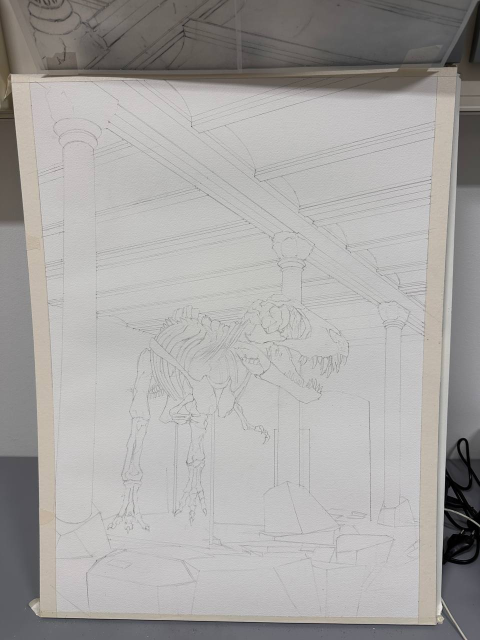
#> input picture testdata/1.jpg, 960 x 1280 px (shown at 1/2 size)
$ python -i arches.py   (imports and definitions only)   (older library calls are emulated)
#> lines starting #> are read from the running program, lines starting #| are printed output that depends on the picture
### core/rhythm.py
"""Checks that need more than one line: spacing, roofs, figures, ellipses."""
import numpy as np
import cv2

from . import figure as F


def is_vertical(s, m, deg=60):
    d = np.abs(np.degrees(np.arctan2(s[m][:, 3] - s[m][:, 1], s[m][:, 2] - s[m][:, 0])))
    return np.median(np.minimum(d, 180 - d)) > deg


# [219 lines left out: functions horizon, tilted, _coord, row_frame, _theil_sen, _row_target and 7 more, not called in this run]


def _unit(l):
    n = float(np.hypot(l[0], l[1]))
    return l / n if n > 1e-12 else None


# [238 lines left out: functions square_completions, _flank, square_cell, _square_to_quad, cell_ring, cell_reading and 6 more, not called in this run]


def conic(pts):
    """The conic through the marked arc, as a 3x3 matrix.

    Normalized first: on raw pixels the x^2 column runs to 1e5 while the
    constant column is 1, and the fit comes back worse than a straight line.
    """
    p = np.asarray(pts, float).reshape(-1, 2)
    c0 = p.mean(0)
    s = np.sqrt(2) / max(np.linalg.norm(p - c0, axis=1).mean(), 1e-12)
    T = np.array([[s, 0, -s * c0[0]], [0, s, -s * c0[1]], [0, 0, 1.0]])
    x, y = ((p - c0) * s).T
    A = np.column_stack([x * x, x * y, y * y, x, y, np.ones_like(x)])
    a, b, c, d, e, f = np.linalg.svd(A)[2][-1]
    Cn = np.array([[a, b / 2, d / 2], [b / 2, c, e / 2], [d / 2, e / 2, f]])
    C = T.T @ Cn @ T
    return C / np.abs(C).max()


def conic_dist(pts, C):
    """How far each point is from the conic, in pixels, to first order."""
    p = np.asarray(pts, float).reshape(-1, 2); x, y = p.T
    v = C[0,0]*x*x + 2*C[0,1]*x*y + C[1,1]*y*y + 2*C[0,2]*x + 2*C[1,2]*y + C[2,2]
    gx = 2*(C[0,0]*x + C[0,1]*y + C[0,2]); gy = 2*(C[0,1]*x + C[1,1]*y + C[1,2])
    return np.abs(v) / np.maximum(np.hypot(gx, gy), 1e-12)


def conic_resid(pts, C=None):
    """RMS distance from the marked points to the fitted conic, in pixels."""
    if C is None: C = conic(pts)
    return float(np.sqrt(np.mean(conic_dist(pts, C)**2)))


def _cross(u, v):
    return np.array([u[1] * v[2] - u[2] * v[1], u[2] * v[0] - u[0] * v[2], u[0] * v[1] - u[1] * v[0]])


# [258 lines left out: functions calibrate, plane_frame, horizon_diameter, square_on_circle, plane_circle, _circumcentre and 2 more, not called in this run]


def _bez_arc(c, p0, p1, n):
    P = _bez_ctrl(c, p0, p1)
    return None if P is None else bez_at(P, np.linspace(0.0, 1.0, int(n)))


# [84 lines left out: functions _dir_fwd, fit_cubic, curve_off, not called in this run]


def _h(p):
    """A page point as a homogeneous 3-vector."""
    return np.append(np.asarray(p, float).ravel()[:2], 1.0)


# [697 lines left out: functions shadow_tip, shadow_stray, shadow_light, span_vp_of, lean_line, plane_arch and 7 more, not called in this run]

### core/arches.py
"""Arches in a picture, for the page to offer.

An edge finder cuts a curve into short straight pieces, each a little turned
from the last. Pieces that meet end to end and keep turning one way are a
curve, and it is an arch when it is big, smooth and bows upward.

Those same pieces, joined, are what the line families are made of, so a curve
is taken out of them here. Many curves over one point are the ribs of a vault
seen along its length, and they are sorted by whether each stands in one plane.
A regular vault repeats, so the rule it was built by can be deduced from the ribs
found, and the rest of it drawn. Any other vault repeats too: whatever its pattern,
curves that are copies of each other moved along it are found together, and the
picture itself says at what bay they stand.
"""
from __future__ import annotations

import cv2
import numpy as np
from scipy.spatial import cKDTree

from .checks import TURN_MIN_DEG
from .rhythm import conic, conic_dist, conic_resid
from .vp import drawn, fit, resid_deg

GAP_PX = 5.0             # pieces further apart than this are not one curve
TURN_MAX_DEG = 40.0      # one join turns less than this, or it is a corner
TURN_BACK_DEG = 1.5      # a join may wobble this far against the turn
BOW_PX = 3.0             # a piece of a curve stands this far off it at most
LEAST_TURN_DEG = 60.0    # less than this is not a curve anybody would call one
LEAST_SPAN = 0.05        # picture diagonals across
MOST_RMS_PX = 1.5        # further from a smooth conic than this is ornament
SAME_PX = 8.0            # the two sides of one molding
WALL_MISS_DEG = 4.0      # an arch misses its own wall by less than this
WALL_APART_DEG = 2.0     # and the next wall by this much more, or it is not said

CHORD_TURN_DEG = 25.0    # a curve turning this far takes its lines out of the families
RIB_TURN_DEG = 20.0      # one turning less is taken only if a vault vouches for it
LINE_GAP_PX = 30.0       # the lines of one curve lie further apart than its pieces
LINE_CORNER_DEG = 30.0   # one join of lines turns less than this
LINE_MISS_PX = 4.0       # and they are coarser, so a curve through them misses by this
TRACE_BLUR = 2.0         # px: edges are followed at this scale, over the grain of the stone
TRACE_TOP = 85           # percent of the picture lies under a strong edge
TRACE_LEAST = 40.0       # and less than this is noise, however much of the picture is blank
TRACE_FEWEST = 8         # px: less of an edge than this is grain
TRACE_GAP_PX = 8.0       # the pieces of one followed edge lie further apart than the edge finder's
ON_CURVE_PX = 4.0        # a line of a curve stays this near it
ON_CURVE_PART = 0.6      # for this much of its length
NEXT_LINE = 0.035        # picture diagonals: the next line of a curve is this near
MOLDING = 0.006          # picture diagonals: the other edges of a molding are this near

FEWEST_RIBS = 12         # fewer curves than this are no vault
FEWEST_SIDE = 4          # ribs a side needs before it has a shape of its own
LEAST_SWEEP_DEG = 3.0    # a rib sweeps this far round the point, or says nothing
SHAPE_POWERS = (2, 3, 4) # the shape all the ribs of a side share
RIB_MISS = 0.006         # picture diagonals: a vault's ribs stay this near that shape
MEET_STEP = 0.03         # of the picture's sides: the grid of points where lines might meet
MEET_WIDE_DEG = 1.5      # a line through a cell of it passes this near
MEET_TRIES = 150         # meeting points the ribs are tried about
SAME_POINT = 0.01        # picture diagonals: meeting points this near are one
CLOSE_FIT = 1.3          # the ribs fit a point this many times the best, and cannot tell them apart
MEET_DEG = 0.5           # a line through the point passes this near
BUNDLE_DEG = 12.0        # lines this close in direction are one bundle
FEWEST_ACROSS = 5        # lines beyond it, or nothing says where the point is
LEAST_COVER = 0.4        # of that sweep: a curve crossing less is arcade or window, no rib
CROWN_GAP = 1 / 3        # of that sweep: a rib stopping further short has no crown to read
HALF_BAYS = np.arange(.04, .3, .005)  # half a bay over the depth of the nearest rib
BAND_STEP = 0.002        # as a log: how finely a side's flat ratio is sought
BAND_WIDTH = 0.012       # as a log: how far a rib lies off its line
SAMPLES_PER_FACT = 4     # readings half a degree apart are not independent
RUN_SD = 0.015           # a rib read no better than this says nothing: half a bay is 5-10 %
DRAWS = 400              # ratios with no lines in them, the ribs set against
MOST_CHANCE = 0.02       # this share of those may do as well, or the ribs show no lines

COMB_SPAN = .75, 1.4     # half a bay as the feet read it, against its real step
COMB_TOOTH = 0.2         # of a step: how far a crown lies off its tooth
FOOT_REACH = 90          # percent of the ribs a side stop short of the foot
SECTION_EYE = 0.6        # of the crown's height: the section is read round a point this high
FLAT_POWERS = 3          # the section's curve, each side
OFF_POWERS = 2           # a 3D rib's section against it, tied at crown and foot
TRIM = 2.5               # spreads: further off is a jog, where a curve changes edge of its molding
RULE_MISS = 0.009        # picture diagonals: a rib on the rule stays this near it
RULE_NEXT = 1.5          # and this many times nearer than to any other, or its family is not said
RULE_RUNS = np.linspace(-1.5, 1.5, 13)  # half bays: where a foot might stand with no rule to set it
RULE_BEAT = 3.3          # spreads: this far above the ribs that would follow it by chance, or it is not theirs
RULE_SEEN = 0.3          # of its own ribs in sight this many are found, or it is a fine comb and no vault
CROWN_STEPS = np.arange(.04, .3, .002)  # how far apart the crowns may repeat, of the nearest's depth
PEAK_APART = 0.06        # they repeat within this of the rule's step, or it is not their rule
RULE_POINTS = 40         # points along each rib built
FEWEST_ASKED = 20        # curves with no point: only this many are worth asking for one
RAYS = 90                # angles a vault's curves are read on, about its point
LEAST_RAYS = 6           # a curve crossing fewer says nothing
HOLE_RAYS = 4            # a curve's points are this far apart, and further it has broken
FOLLOW = .7              # of the rays it crosses, a curve follows its fellows over this much
PENCIL_MISS = .005       # picture diagonals: and stays this near them
PENCIL_TILT = .5         # of that: with no more of it in a tilt across its rays
SEEDS = 80               # the longest curves, tried in pairs
FEWEST_APART = 3         # copies of one curve that stand clear of each other, at the least
MOST_PENCILS = 8         # sets of copies read
BEHIND_DEG = 115.0       # from straight up: past this the curves are on the floor
LINE_PX = 1.0            # lines to a point are good to this: three can agree by luck alone
EDGE_BLUR = 1.2          # px
SWEEP_RAYS = 48          # of a set's rays, the most swept
COMB_STEP = .5           # px along the comb
FAR_PX = 40.0            # a copy this small about the point is past reading
BUMP_PX = 60.0           # broader than this is shading, not an edge
PITCH = 8.0              # px: copies nearer each other than this cannot be told apart
BAY_RANGE = .04, .7      # of the nearest rib's depth, as in CROWN_STEPS
SPIKE = 2.5              # spreads above a comb's level: a tooth
SPIKE_APART = 3.0        # px: the tallest within this is one tooth
FEWEST_PHASES = 4        # teeth a period is read from
LONGER_NEARLY = .6       # of the best: a longer period doing this well is the period
HARMONICS = 3            # of a period: what a comb of narrow teeth is tested on
HARMONIC_TRIES = 6       # and that many times as many periods it has tried, on teeth at random
SAME_BAY = .15           # as a log: families sharing rays keep one bay, this closely
MOST_ANY_BAY = .05       # in the whole picture: teeth lying this well on some bay by chance
MOST_THE_BAY = .02       # and on the one bay already found
ONE_BAY = 2 * SAME_BAY / np.log(BAY_RANGE[1] / BAY_RANGE[0])     # two sets read alone agree on their bay this often by luck
TOOTH_REACH = .12        # of a bay: a copy stands this near its place, a little uneven
IN_FRAME = .6            # of a copy, or it is not offered
FEWEST_FOUND = 3         # copies with a tooth, for a family to stand
FLAT_RUN = .2            # bays: a rib running less than this from foot to crown is flat
FLAT_LEAN = .15          # and one coming in from the wall less than this for each unit it rises
CALL_CLEAR = 2.0         # spreads of its run: a family stands this clear of that, or it is not called
MOST_RUN = 1.2           # bays: one running further is no rib of the vault


# [10 lines left out: function _pieces, not called in this run]


def _traced(gray):
    """Curves of edges followed pixel by pixel.

    The edge finder keeps what is straight, and so it loses a long shallow curve
    of soft or rough stone in short pieces too few or too far apart to chain. They
    are coarser than its curves, which only what repeats can afford: a curve off by
    a pixel is another copy, and the rule of §53 is read to the pixel.
    """
    g = cv2.GaussianBlur(gray, (0, 0), TRACE_BLUR)
    top = max(float(np.percentile(np.hypot(cv2.Sobel(g, cv2.CV_32F, 1, 0), cv2.Sobel(g, cv2.CV_32F, 0, 1)), TRACE_TOP)), TRACE_LEAST)
#> top = 40
    e = cv2.Canny(g, top / 2, top, L2gradient=True)
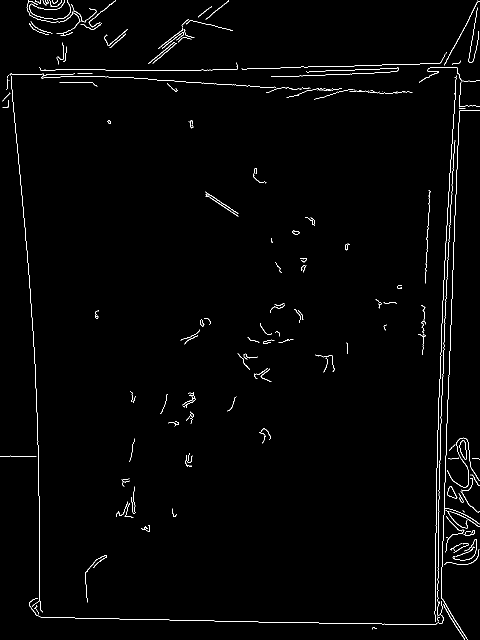
#> e: shape (1280, 960) (shown at 1/2 size); 1.3% white in thin lines or dots
    seen, s = np.zeros(e.shape, bool), []

    def cut(run):
        if len(run) >= TRACE_FEWEST:
            p = cv2.approxPolyDP(np.array(run, np.float32).reshape(-1, 1, 2), 1.0, False)[:, 0]
            s.append(np.c_[p[:-1], p[1:]])

    # a contour of a thin edge goes along it and back, so what has been walked is left out
    for c in cv2.findContours(e, cv2.RETR_LIST, cv2.CHAIN_APPROX_NONE)[0]:
        run = []
        for x, y in c[:, 0].tolist():
            if seen[y, x]:
                cut(run)
                run = []
            else:
                seen[y, x] = True
                run.append((x, y))
        cut(run)
#> this loop made 185 passes
#> seen: shape (1280, 960) bool; 1.3% white in thin lines or dots
    s = np.vstack(s).astype(float) if s else np.zeros((0, 4))
#> s = 940 rows, first 6: [875, 1233, 876, 1242], [72, 1210, 72, 1213], [72, 1213, 69, 1217], [71, 1217, 75, 1222], [75, 1222, 77, 1228], [887, 1208, 888, 1213]
    s = s[np.hypot(s[:, 2] - s[:, 0], s[:, 3] - s[:, 1]) >= 3.0]
#> s = 799 rows, first 6: [875, 1233, 876, 1242], [72, 1210, 72, 1213], [72, 1213, 69, 1217], [71, 1217, 75, 1222], [75, 1222, 77, 1228], [887, 1208, 888, 1213]
    o = np.empty((2 * len(s), 4))
#> o = 1598 rows, first 6: [6.92e-310, 4.65e-310, 4.65e-310, 4.65e-310], [-1.89e-92, -7.27e-156, 2.54e+63, 3.94e+207], [0.00351, 2.28e-156, -3.52e+255, 2.61e+256], [3.29e-21, -1.52e+17, 3.59e-158, -4.03e+241], [7.28e-70, 6.41e+14, 3.22e-64, 6.97e+194], [9e-243, -1.25e+299, -5.99e-224, 4.15e+91]
    o[::2], o[1::2] = s, s[:, [2, 3, 0, 1]]
    return [c[0] for _, run in _runs(o, RIB_TURN_DEG, TRACE_GAP_PX, TURN_MAX_DEG, 3) for c in _portions(o[run], RIB_TURN_DEG)
            if conic_resid(c[0]) <= MOST_RMS_PX]


def _links(o, gap=GAP_PX, corner=TURN_MAX_DEG):
    """{piece: [(cost, next piece, turn in degrees)]} for pieces end to start."""
#> called with o = array of shape (1598, 4), gap = 8, corner = 40
    th = np.arctan2(o[:, 3] - o[:, 1], o[:, 2] - o[:, 0])
#> th = 1598 values, max 3.14 at index 33, min -3.12 at index 35, mean 0.123
    m = cKDTree(o[:, 2:]).sparse_distance_matrix(cKDTree(o[:, :2]), gap, output_type="coo_matrix")
    t = np.degrees((th[m.col] - th[m.row] + np.pi) % (2 * np.pi) - np.pi)
#> t = 7486 values, max 179.9 at index 2048, min -180 at index 1, mean -41.16
    # a piece touching its own reverse is no join, nor is a corner, and the
    # longer a straight piece the less a curve can turn at its end: a chord L
    # long bowing `b` lies on a radius of L^2/8b, and turns 8b/L in its length
    L = np.hypot(*(o[:, 2:] - o[:, :2]).T)
#> L = 1598 values, max 485.1 at index 30, min 3 at index 2, mean 17.37
    sharp = np.degrees(8 * BOW_PX / np.maximum(L[m.row], L[m.col]))
#> sharp = 7486 values, max 458.4 at index 284, min 2.83 at index 4322, mean 173.4
    keep = (np.abs(t) <= np.minimum(corner, sharp)) & (m.row // 2 != m.col // 2)
    links = {}
    for i, j, d, a in zip(m.row[keep], m.col[keep], m.data[keep], t[keep]):
        links.setdefault(int(i), []).append((float(d + 0.2 * abs(a)), int(j), float(a)))
#> this loop made 1726 passes
#> (i, j, d, a) on passes 1 to 3: (1575, 1573, 0, 31.26), (1572, 1574, 0, -31.26), (1572, 1519, 6.71, -10.49)
#> after the loop, links = 1115 items
    return links


def _walk(i, sign, links, used):
    """The run from piece `i` turning one way, and how far it turned."""
    run, seen, total = [i], {i // 2}, 0.0
    while True:
        go = [c for c in links.get(run[-1], ()) if sign * c[2] >= -TURN_BACK_DEG
              and c[1] // 2 not in seen and not used[c[1] // 2]]
        if not go:
            return run, total
        _, j, a = min(go)
        run.append(j)
        seen.add(j // 2)
        total += a


def _runs(o, least=LEAST_TURN_DEG, gap=GAP_PX, corner=TURN_MAX_DEG, fewest=4):
    """Runs of pieces that keep turning one way, the most turned first."""
    links = _links(o, gap, corner)
#> links = 1115 items
    used = np.zeros(len(o) // 2, bool)
    long_first = np.argsort(-np.hypot(*(o[::2, 2:] - o[::2, :2]).T))
#> long_first = 799 values, max 798 at index 213, min 0 at index 378, mean 399
    out = []
    for sign in (1, -1):
        for k in long_first:
            if used[k]:
                continue
            head, a = _walk(2 * int(k), sign, links, used)
            tail, b = _walk(2 * int(k) + 1, -sign, links, used)
            run = [i ^ 1 for i in tail[:0:-1]] + head
            if abs(a) + abs(b) >= least and len(run) >= fewest:
                used[[i // 2 for i in run]] = True
                out.append((abs(a) + abs(b), run))
#> after the loop, out = 85 items
    return sorted(out, key=lambda r: -r[0])


def _along(q, step=6.0):
    """Points along pieces in order, every `step` pixels or so, and whose each is."""
    n = np.maximum((np.hypot(*(q[:, 2:] - q[:, :2]).T) / step).astype(int), 2)
    return np.vstack([np.linspace(a[:2], a[2:], k) for a, k in zip(q, n)]), np.repeat(np.arange(len(q)), n)


def _curve(q, miss=1.5 * MOST_RMS_PX):
    """What of a run is one smooth curve, how far it turns, and its first and last piece.

    A rim runs on into its straight jambs. The middle of the turn is curve if
    anything is, so the fit starts there and takes in what stays on it.
    """
#> called with q = array of shape (11, 4), miss = 2.25
    t = np.unwrap(np.arctan2(q[:, 3] - q[:, 1], q[:, 2] - q[:, 0]))
#> t = [1.03, 1.46, 2.11, 2.45, 3.09, 3.31, 3.61, 3.93, 4.31, 4.91, 5.36]
    p, of = _along(q)
#> in _along, `n = np.maximum((np.hypot(*(q[:, 2:] - q[:, :2]).T) / step).astype(int)..`: n = [2, 2, 2, 2, 3, 5, 2, 2, 2, 2, 2]
#> p = 26 pairs, first value 58 to 141, second value 3 to 38; of = 26 values from 0 to 10
    f = np.abs(t[of] - t[0]) / max(abs(t[-1] - t[0]), 1e-9)
#> f = 26 values from 0 to 1
    on = np.flatnonzero((f >= 0.2) & (f <= 0.8))
#> on = 18 values from 4 to 21
    if len(on) < 6:
        return None
    lo, hi = on[0], on[-1]
#> lo = 4; hi = 21
    for _ in range(12):
        far = np.flatnonzero(conic_dist(p, conic(p[lo:hi + 1])) > miss)
        was = lo, hi
        lo, hi = far[far < lo].max(initial=-1) + 1, far[far > hi].min(initial=len(p)) - 1
        if (lo, hi) == was:
            break
#> this loop made 4 passes
#> (c0 in conic, s in conic, T in conic, a in conic, b in conic, c in conic, d in conic, e in conic) on passes 1 to 3: ([96.33, 30.78], 0.0534, [[0.0534, 0, -5.14], [0, 0.0534, -1.64], [0, 0, 1]], 0.0999, -0.137, 0.677, -0.0932, 0.648), ([96.65, 29.6], 0.0499, [[0.0499, 0, -4.82], [0, 0.0499, -1.48], [0, 0, 1]], -0.11, 0.139, -0.716, 0.0848, -0.588), ([93.23, 27.91], 0.0481, [[0.0481, 0, -4.48], [0, 0.0481, -1.34], [0, 0, 1]], -0.125, 0.15, -0.723, 0.12, -0.545)
    return p[lo:hi + 1], float(np.degrees(abs(t[of[hi]] - t[of[lo]]))), int(of[lo]), int(of[hi])


# [59 lines left out: functions find, wall, not called in this run]


def _portions(q, least):
    """Each smooth curve of a run: a run can hold several, end to end."""
    got = _curve(q) if len(q) >= 3 else None
#> got = 4 point arrays, longest 23 points
    if got is None:
        return []
    p, turn, a, b = got
#> p = 23 rows, first 8: [141, 22], [141, 22], [138, 27], [138, 27], [126, 37], [126, 37], [116, 37.5], [106, 38]; turn = 223.2; a = 1; b = 10
    return _portions(q[:a], least) + ([(p, turn)] if turn >= least else []) + _portions(q[b + 1:], least)


# [609 lines left out: functions _seeds, _grown, _chords, _about, _rows, _joint and 26 more, not called in this run]


def _ordered(p):
    d = p - p.mean(0)
    return p[np.argsort(d @ np.linalg.svd(d, full_matrices=False)[2][0])]


# [147 lines left out: functions _branches, _table, _on_rays, _members, _grow, _apart and 1 more, not called in this run]


def _edges(gray):
    g = cv2.GaussianBlur(gray.astype(np.float32), (0, 0), EDGE_BLUR)
    return cv2.Sobel(g, cv2.CV_32F, 1, 0), cv2.Sobel(g, cv2.CV_32F, 0, 1)


# [346 lines left out: functions _around, _moved, _spikes, _power, _period, _sloped and 7 more, not called in this run]

>>> import cv2
>>> picture = cv2.imread('../testdata/1.jpg', cv2.IMREAD_GRAYSCALE)
>>> result = _traced(picture)
#> in conic (call 5), `A = np.column_stack([x * x, x * y, y * y, x, y, np.ones_like(x)])`: A = 23 rows, first 6: [5.46, -0.556, 0.0565, 2.34, -0.238, 1], [5.46, -0.556, 0.0565, 2.34, -0.238, 1], [4.81, 0, 0, 2.19, 0, 1], [4.81, 0, 0, 2.19, 0, 1], [2.63, 0.772, 0.226, 1.62, 0.476, 1], [2.63, 0.772, 0.226, 1.62, 0.476, 1]
#> in conic_resid, `if C is None: C = conic(pts)`: C = [[-0.000124, 6.92e-05, 0.0109], [6.92e-05, -0.000664, 0.00646], [0.0109, 0.00646, -1]]
#> the loop in _curve (call 2), `for _ in range(12):` made 4 passes
#> (c0 in conic, s in conic, T in conic, a in conic, b in conic, c in conic, d in conic, e in conic) on passes 1 to 3: ([923, 968.5], 0.114, [[0.114, 0, -105.6], [0, 0.114, -110.7], [0, 0, 1]], -0.296, 0.374, -0.233, 0.199, -0.722), ([923.5, 966.7], 0.102, [[0.102, 0, -94.57], [0, 0.102, -98.99], [0, 0, 1]], -0.338, 0.375, -0.206, 0.102, -0.661), ([924.4, 965.5], 0.0981, [[0.0981, 0, -90.72], [0, 0.0981, -94.76], [0, 0, 1]], -0.365, 0.374, -0.14, -0.00326, -0.62)
#> in _portions (call 4), `p, turn, a, b = got`: p = 16 rows, first 8: [936, 939], [936.3, 948.3], [936.7, 957.7], [937, 967], [937, 967], [935, 971], [935, 971], [931, 974]; turn = 158.4; a = 2; b = 8
#> in conic (call 10), `A = np.column_stack([x * x, x * y, y * y, x, y, np.ones_like(x)])`: A = 16 rows, first 6: [0.997, -2.27, 5.16, 0.998, -2.27, 1], [1.06, -1.46, 2.01, 1.03, -1.42, 1], [1.12, -0.596, 0.317, 1.06, -0.563, 1], [1.19, 0.318, 0.0852, 1.09, 0.292, 1], [1.19, 0.318, 0.0852, 1.09, 0.292, 1], [0.822, 0.597, 0.433, 0.907, 0.658, 1]
#> in _curve (call 3), `p, of = _along(q)`: p = 18 rows, first 8: [147, 27], [151, 28], [150, 22], [160, 30], [160, 30], [163, 36], [163, 36], [163, 41]; of = 18 values from 0 to 8
#> in _curve (call 5), `p, of = _along(q)`: p = 15 rows, first 8: [951, 1078], [953, 1082], [953, 1082], [952.5, 1091], [952, 1100], [952, 1100], [949, 1109], [949, 1109]; of = [0, 0, 1, 1, 1, 2, 2, 3, 3, 4, 4, 5, 5, 6, 6]
#> in _curve (call 6), `p, of = _along(q)`: p = 14 rows, first 8: [143, 8], [148, 22], [146, 22], [144, 29], [144, 29], [139, 35], [139, 35], [125, 43]; of = [0, 0, 1, 1, 2, 2, 3, 3, 4, 4, 4, 4, 5, 5]
#> in _curve (call 7), `p, of = _along(q)`: p = 15 rows, first 8: [123, 0], [123, 3], [128, 0], [128, 4], [128, 4], [122, 13], [122, 13], [114, 18]; of = [0, 0, 1, 1, 2, 2, 3, 3, 4, 4, 4, 5, 5, 6, 6]
#> in _curve (call 8), `p, of = _along(q)`: p = 15 rows, first 8: [957, 1099], [957, 1108], [957, 1108], [953, 1117], [953, 1117], [945, 1124], [945, 1124], [939, 1127]; of = [0, 0, 1, 1, 2, 2, 3, 3, 4, 4, 5, 5, 6, 6, 6]
#> in _portions (call 19), `p, turn, a, b = got`: p = 14 rows, first 8: [957, 1099], [957, 1108], [957, 1108], [953, 1117], [953, 1117], [945, 1124], [945, 1124], [939, 1127]; turn = 104.7; a = 0; b = 6
#> in conic (call 26), `A = np.column_stack([x * x, x * y, y * y, x, y, np.ones_like(x)])`: A = 14 rows, first 6: [2.4, -3.03, 3.83, 1.55, -1.96, 1], [2.4, -1.79, 1.33, 1.55, -1.15, 1], [2.4, -1.79, 1.33, 1.55, -1.15, 1], [1.42, -0.421, 0.125, 1.19, -0.353, 1], [1.42, -0.421, 0.125, 1.19, -0.353, 1], [0.231, 0.13, 0.0731, 0.48, 0.27, 1]
